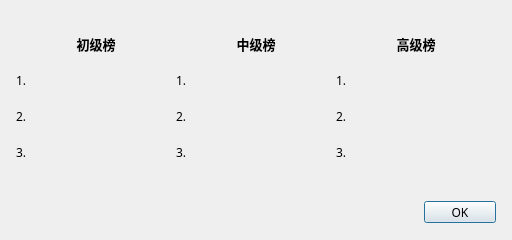
<?xml version="1.0" encoding="UTF-8"?>
<ui version="4.0">
 <class>RecordDialog</class>
 <widget class="QDialog" name="RecordDialog">
  <property name="geometry">
   <rect>
    <x>0</x>
    <y>0</y>
    <width>512</width>
    <height>240</height>
   </rect>
  </property>
  <property name="minimumSize">
   <size>
    <width>512</width>
    <height>240</height>
   </size>
  </property>
  <property name="maximumSize">
   <size>
    <width>512</width>
    <height>240</height>
   </size>
  </property>
  <property name="font">
   <font>
    <family>微软雅黑</family>
   </font>
  </property>
  <property name="windowTitle">
   <string>排行榜 Mine Sweeper</string>
  </property>
  <widget class="QLabel" name="pNormalTitleLabel">
   <property name="geometry">
    <rect>
     <x>224</x>
     <y>32</y>
     <width>64</width>
     <height>24</height>
    </rect>
   </property>
   <property name="font">
    <font>
     <family>微软雅黑</family>
     <pointsize>10</pointsize>
     <bold>true</bold>
    </font>
   </property>
   <property name="frameShape">
    <enum>QFrame::NoFrame</enum>
   </property>
   <property name="text">
    <string>中级榜</string>
   </property>
   <property name="alignment">
    <set>Qt::AlignCenter</set>
   </property>
  </widget>
  <widget class="QLabel" name="pEasyTitleLabel">
   <property name="geometry">
    <rect>
     <x>64</x>
     <y>32</y>
     <width>64</width>
     <height>24</height>
    </rect>
   </property>
   <property name="font">
    <font>
     <family>微软雅黑</family>
     <pointsize>10</pointsize>
     <bold>true</bold>
    </font>
   </property>
   <property name="frameShape">
    <enum>QFrame::NoFrame</enum>
   </property>
   <property name="text">
    <string>初级榜</string>
   </property>
   <property name="alignment">
    <set>Qt::AlignCenter</set>
   </property>
  </widget>
  <widget class="QLabel" name="pHighTitleLabel">
   <property name="geometry">
    <rect>
     <x>384</x>
     <y>32</y>
     <width>64</width>
     <height>24</height>
    </rect>
   </property>
   <property name="font">
    <font>
     <family>微软雅黑</family>
     <pointsize>10</pointsize>
     <bold>true</bold>
    </font>
   </property>
   <property name="frameShape">
    <enum>QFrame::NoFrame</enum>
   </property>
   <property name="text">
    <string>高级榜</string>
   </property>
   <property name="alignment">
    <set>Qt::AlignCenter</set>
   </property>
  </widget>
  <widget class="QLabel" name="pEasyLabelNo1">
   <property name="geometry">
    <rect>
     <x>16</x>
     <y>72</y>
     <width>16</width>
     <height>16</height>
    </rect>
   </property>
   <property name="font">
    <font>
     <family>微软雅黑</family>
    </font>
   </property>
   <property name="text">
    <string>1.</string>
   </property>
  </widget>
  <widget class="QLabel" name="pNormalLabelNo1">
   <property name="geometry">
    <rect>
     <x>176</x>
     <y>72</y>
     <width>16</width>
     <height>16</height>
    </rect>
   </property>
   <property name="font">
    <font>
     <family>微软雅黑</family>
    </font>
   </property>
   <property name="text">
    <string>1.</string>
   </property>
  </widget>
  <widget class="QLabel" name="pHighLabelNo1">
   <property name="geometry">
    <rect>
     <x>336</x>
     <y>72</y>
     <width>16</width>
     <height>16</height>
    </rect>
   </property>
   <property name="font">
    <font>
     <family>微软雅黑</family>
    </font>
   </property>
   <property name="text">
    <string>1.</string>
   </property>
  </widget>
  <widget class="QLabel" name="pEasyLabelNo2">
   <property name="geometry">
    <rect>
     <x>16</x>
     <y>108</y>
     <width>16</width>
     <height>16</height>
    </rect>
   </property>
   <property name="font">
    <font>
     <family>微软雅黑</family>
    </font>
   </property>
   <property name="text">
    <string>2.</string>
   </property>
  </widget>
  <widget class="QLabel" name="pEasyLabelNo3">
   <property name="geometry">
    <rect>
     <x>16</x>
     <y>144</y>
     <width>16</width>
     <height>16</height>
    </rect>
   </property>
   <property name="font">
    <font>
     <family>微软雅黑</family>
    </font>
   </property>
   <property name="text">
    <string>3.</string>
   </property>
  </widget>
  <widget class="QLabel" name="pNormalLabelNo2">
   <property name="geometry">
    <rect>
     <x>176</x>
     <y>108</y>
     <width>16</width>
     <height>16</height>
    </rect>
   </property>
   <property name="font">
    <font>
     <family>微软雅黑</family>
    </font>
   </property>
   <property name="text">
    <string>2.</string>
   </property>
  </widget>
  <widget class="QLabel" name="pHighLabelNo2">
   <property name="geometry">
    <rect>
     <x>336</x>
     <y>108</y>
     <width>16</width>
     <height>16</height>
    </rect>
   </property>
   <property name="font">
    <font>
     <family>微软雅黑</family>
    </font>
   </property>
   <property name="text">
    <string>2.</string>
   </property>
  </widget>
  <widget class="QLabel" name="pNormalLabelNo3">
   <property name="geometry">
    <rect>
     <x>176</x>
     <y>144</y>
     <width>16</width>
     <height>16</height>
    </rect>
   </property>
   <property name="font">
    <font>
     <family>微软雅黑</family>
    </font>
   </property>
   <property name="text">
    <string>3.</string>
   </property>
  </widget>
  <widget class="QLabel" name="pHighLabelNo3">
   <property name="geometry">
    <rect>
     <x>336</x>
     <y>144</y>
     <width>16</width>
     <height>16</height>
    </rect>
   </property>
   <property name="font">
    <font>
     <family>微软雅黑</family>
    </font>
   </property>
   <property name="text">
    <string>3.</string>
   </property>
  </widget>
  <widget class="QPushButton" name="pCloseButton">
   <property name="geometry">
    <rect>
     <x>424</x>
     <y>201</y>
     <width>72</width>
     <height>22</height>
    </rect>
   </property>
   <property name="font">
    <font>
     <family>微软雅黑</family>
    </font>
   </property>
   <property name="text">
    <string>OK</string>
   </property>
  </widget>
 </widget>
 <resources/>
 <connections>
  <connection>
   <sender>pCloseButton</sender>
   <signal>clicked()</signal>
   <receiver>RecordDialog</receiver>
   <slot>close()</slot>
   <hints>
    <hint type="sourcelabel">
     <x>574</x>
     <y>265</y>
    </hint>
    <hint type="destinationlabel">
     <x>319</x>
     <y>149</y>
    </hint>
   </hints>
  </connection>
 </connections>
</ui>
